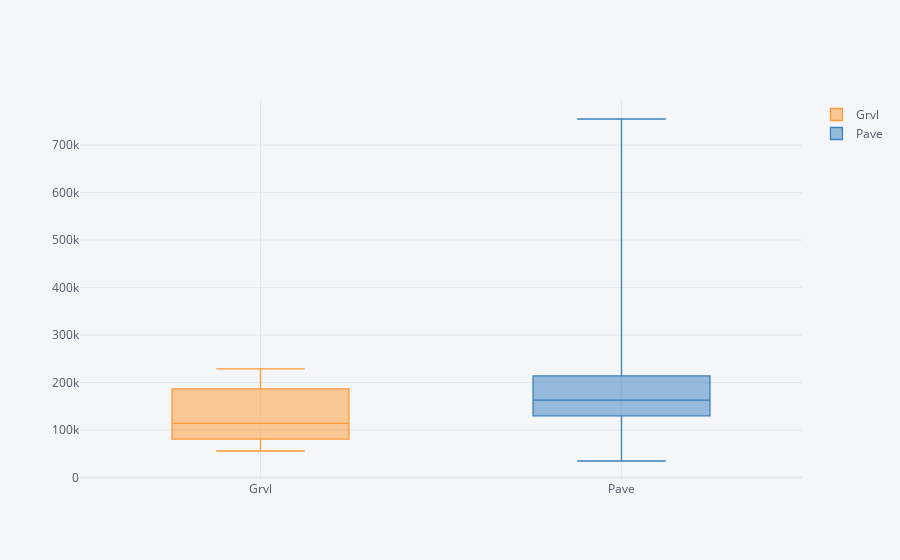

Notebook code cell kept with this figure:
### Code cell
bp2 = train[['Street', 'SalePrice']]
bp2.pivot(columns='Street', values='SalePrice').iplot(kind='box')

### Figure 1 — Plotly figure (JSON) as saved in the notebook; plotly's stock layout.template omitted (floating-point values rounded to 4 significant figures; data arrays with more than 128 entries replaced by an {"elided": "..."} marker saying what was removed)
{"data": [{"boxpoints": false, "line": {"width": 1.3}, "marker": {"color": "rgba(255, 153, 51, 1.0)"}, "name": "Grvl", "orientation": "v", "type": "box", "y": {"elided": "1460 int values"}}, {"boxpoints": false, "line": {"width": 1.3}, "marker": {"color": "rgba(55, 128, 191, 1.0)"}, "name": "Pave", "orientation": "v", "type": "box", "y": {"elided": "1460 int values"}}], "layout": {"legend": {"bgcolor": "#F5F6F9", "font": {"color": "#4D5663"}}, "paper_bgcolor": "#F5F6F9", "plot_bgcolor": "#F5F6F9", "title": {"font": {"color": "#4D5663"}}, "xaxis": {"gridcolor": "#E1E5ED", "showgrid": true, "tickfont": {"color": "#4D5663"}, "title": {"font": {"color": "#4D5663"}, "text": ""}, "zerolinecolor": "#E1E5ED"}, "yaxis": {"gridcolor": "#E1E5ED", "showgrid": true, "tickfont": {"color": "#4D5663"}, "title": {"font": {"color": "#4D5663"}, "text": ""}, "zerolinecolor": "#E1E5ED"}}}
